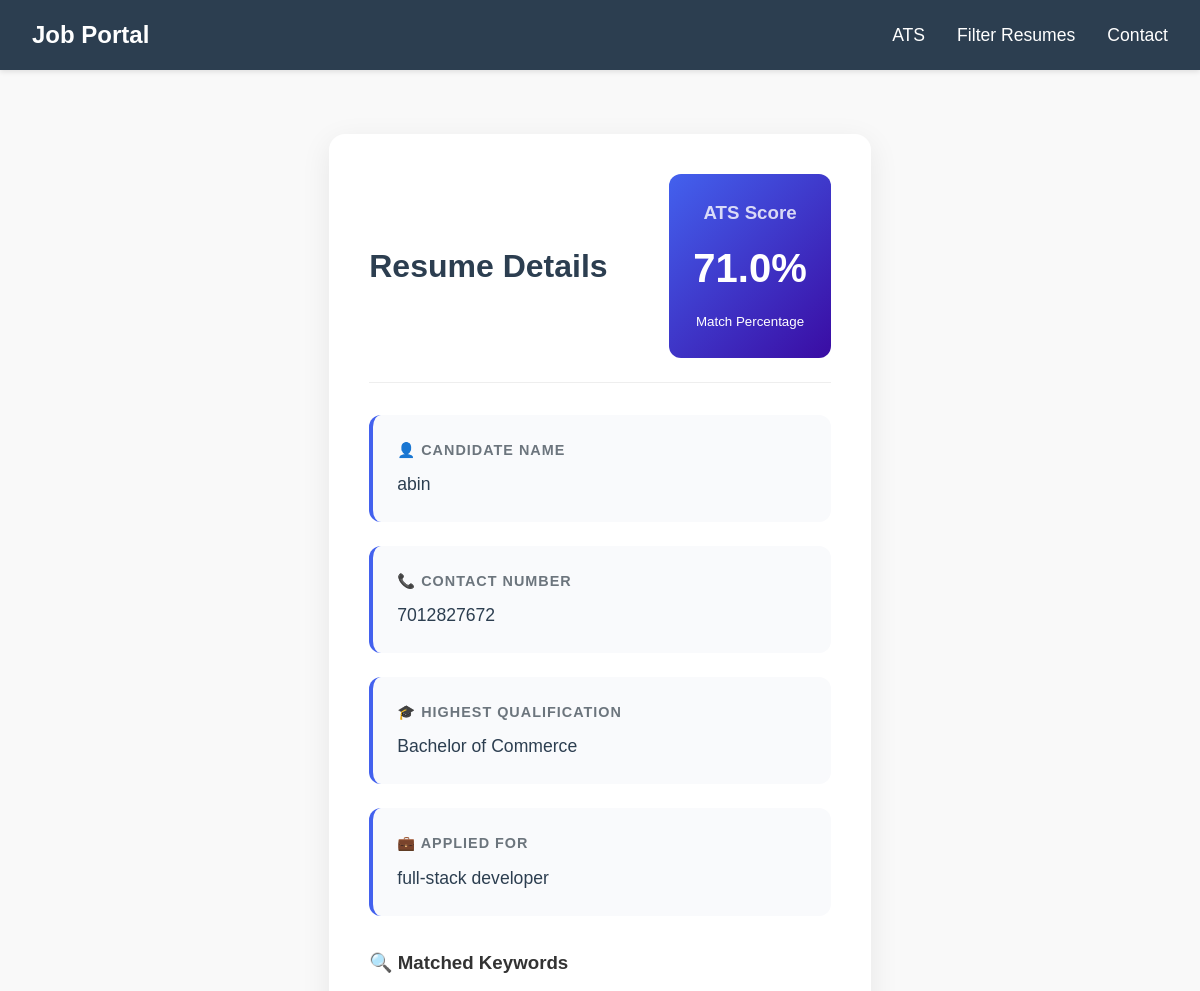
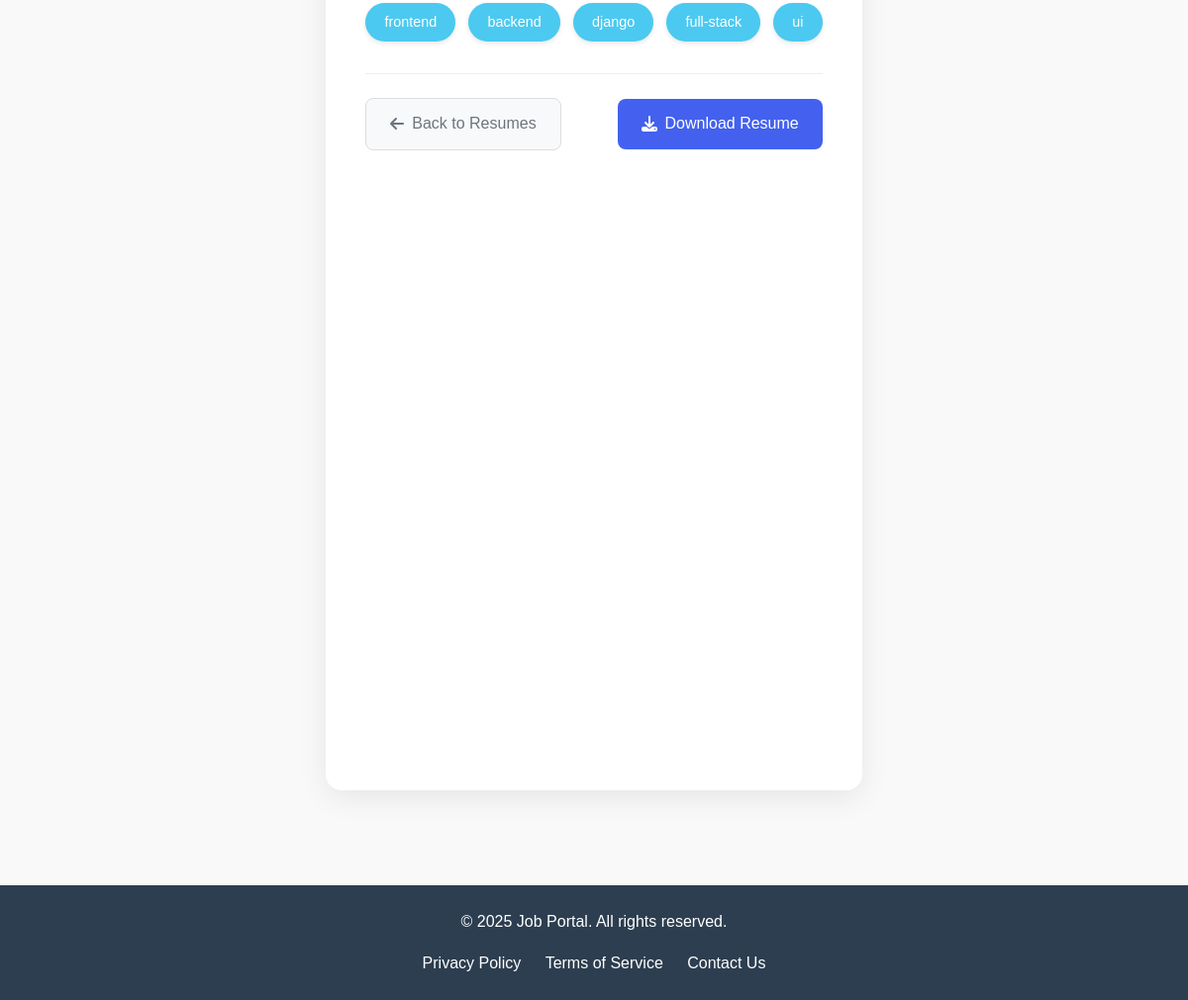
Screenshot of /resume/82/ with the database file from the repository (2 pictures, top to bottom).
### mainapp/models.py (models this page shows, shortened)
class Resume(models.Model):
    name = models.CharField(max_length=100)
    phone_number = models.CharField(max_length=10,default='91+00000000')
    qualification = models.CharField(choices=CATEGORY_CHOICE,max_length=15)
    file = models.FileField(upload_to='resumes/')
    uploaded_at = models.DateTimeField(auto_now_add=True)
    job_role = models.CharField(max_length=255, default='Not Specified')
    ats_score = models.FloatField(default=0)
    matched_keywords = models.TextField()
    raw_text = models.TextField(blank=True, null=True)
    def get_matched_keywords(self):
        return json.loads(self.matched_keywords)

### mainapp/views.py (the view)
# urls.py: path('resume/<int:resume_id>/', views.resume_detail, name='resume_detail'),
def resume_detail(request, resume_id):
    resume = get_object_or_404(Resume, id=resume_id)
    file_url = resume.file.url if resume.file else None
    is_pdf = file_url.lower().endswith('.pdf') if file_url else False
    return render(request, 'resume_detail.html', {
        'resume': resume,
        'file_url': file_url,
        'is_pdf': is_pdf
    })

### templates/resume_detail.html (shortened to what this page needs)
{% extends "base.html" %}
{% load static %}
{% block content %}
<div class="resume-detail-container">
    <div class="resume-header">
        <h1>Resume Details</h1>
        <div class="score-card">
            <h3>ATS Score</h3>
            <div class="score">{{ resume.ats_score }}%</div>
            <small>Match Percentage</small>
        </div>
    </div>
    <div class="detail-grid">
        <div class="detail-card">
            <h3>👤 Candidate Name</h3>
            <p>{{ resume.name }}</p>
        </div>
        <div class="detail-card">
            <h3>📞 Contact Number</h3>
            <p>{{ resume.phone_number }}</p>
        </div>
        <div class="detail-card">
            <h3>🎓 Highest Qualification</h3>
            <p>{{ resume.get_qualification_display }}</p>
        </div>
        <div class="detail-card">
            <h3>💼 Applied For</h3>
            <p>{{ resume.job_role|default:"Not specified" }}</p>
        </div>
    </div>
    <div class="keywords-container">
        <h3>🔍 Matched Keywords</h3>
        <div class="keywords-grid">
            {% for keyword in resume.get_matched_keywords %}
                <span class="keyword">{{ keyword }}</span>
            {% empty %}
                <p>No keywords matched</p>
            {% endfor %}
        </div>
    </div>
    <div class="resume-actions">
        <a href="{% url 'high_score_resumes' %}" class="btn btn-back">
            <i class="fas fa-arrow-left"></i> Back to Resumes
        </a>
        <a href="{% url 'download_resume' resume.id %}" download class="btn btn-download">
            <i class="fas fa-download"></i> Download Resume
        </a>
    </div>
    {% if is_pdf %}
    <div class="resume-viewer">
            {% if is_pdf %}
            <iframe src="{{ file_url }}" width="100%" height="600px" style="border: none;"></iframe>
        {% else %}
            <p>This file is not previewable. <a href="{{ file_url }}">Download Resume</a></p>
        {% endif %}
    </div>
    {% endif %}
</div>
{% endblock %}

### static/css/style.css (style rules this page uses)
* { margin: 0; padding: 0; box-sizing: border-box; }
body { font-family: 'Arial', sans-serif; line-height: 1.6; color: #333; background-color: #f9f9f9; display: flex; flex-direction: column; min-height: 100vh; }

### templates/resume_detail.html (style rules this page uses)
.resume-detail-container { max-width: 900px; margin: 2rem auto; padding: 2.5rem; background: white; border-radius: 16px; box-shadow: 0 8px 30px rgba(0, 0, 0, 0.08); }
.resume-header { display: flex; justify-content: space-between; align-items: center; margin-bottom: 2rem; padding-bottom: 1.5rem; border-bottom: 1px solid #eee; }
.resume-header h1 { color: #2c3e50; font-size: 2rem; font-weight: 700; margin: 0; }
.detail-grid { display: grid; grid-template-columns: repeat(auto-fill, minmax(300px, 1fr)); gap: 1.5rem; margin-bottom: 2rem; }
.detail-card { background: #f9fafc; padding: 1.5rem; border-radius: 12px; border-left: 4px solid #4361ee; transition: all 0.3s ease; }
.detail-card h3 { color: #6c757d; font-size: 0.9rem; text-transform: uppercase; letter-spacing: 1px; margin-bottom: 0.5rem; }
.detail-card p { color: #2c3e50; font-size: 1.1rem; margin: 0; font-weight: 500; }
.score-card { background: linear-gradient(135deg, #4361ee 0%, #3a0ca3 100%); color: white; padding: 1.5rem; border-radius: 12px; text-align: center; }
.score-card h3 { color: rgba(255, 255, 255, 0.8); margin-bottom: 0.5rem; }
.score-card .score { font-size: 2.5rem; font-weight: 700; margin: 0.5rem 0; }
.keywords-container { margin: 2rem 0; }
.keywords-grid { display: flex; flex-wrap: wrap; gap: 0.8rem; margin-top: 1rem; }
.keyword { background: #4cc9f0; color: white; padding: 0.5rem 1.2rem; border-radius: 20px; font-size: 0.9rem; font-weight: 500; box-shadow: 0 2px 5px rgba(0, 0, 0, 0.1); }
.resume-actions { display: flex; justify-content: space-between; align-items: center; margin-top: 2rem; padding-top: 1.5rem; border-top: 1px solid #eee; }
.btn { display: inline-flex; align-items: center; gap: 0.5rem; padding: 0.8rem 1.5rem; border-radius: 8px; font-weight: 500; text-decoration: none; transition: all 0.3s ease; }
.btn-back { background: #f8f9fa; color: #6c757d; border: 1px solid #ddd; }
.btn-download { background: #4361ee; color: white; }

### rows the page displays
Resume: ats_score "71.0", name "abin", phone_number "7012827672", qualification "Bachelor of Commerce", job_role "full-stack developer"

### other values shown
{{ keyword }} "frontend" "backend" "django" "full-stack" "ui"
